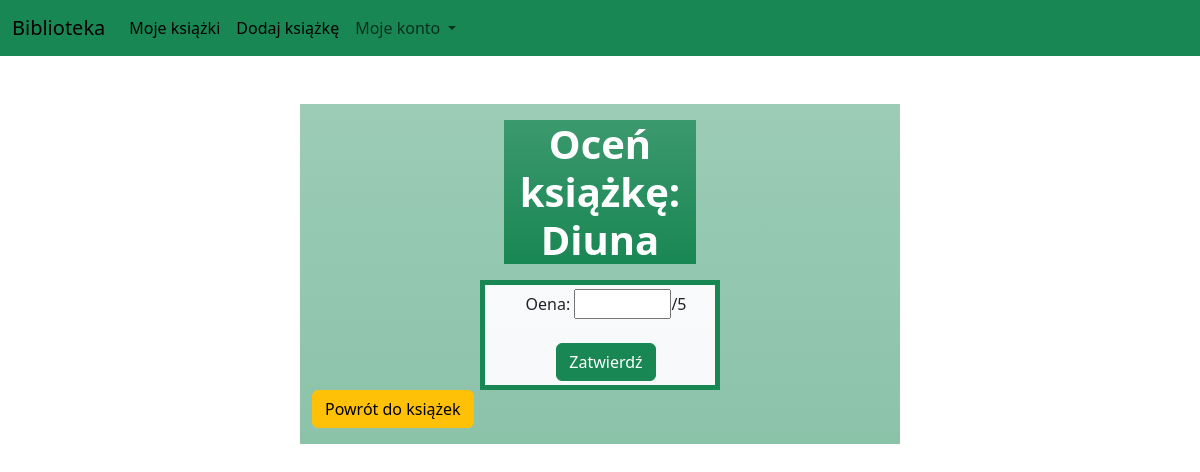
The page /rate-book/1 (signed in) on the database as committed earlier.
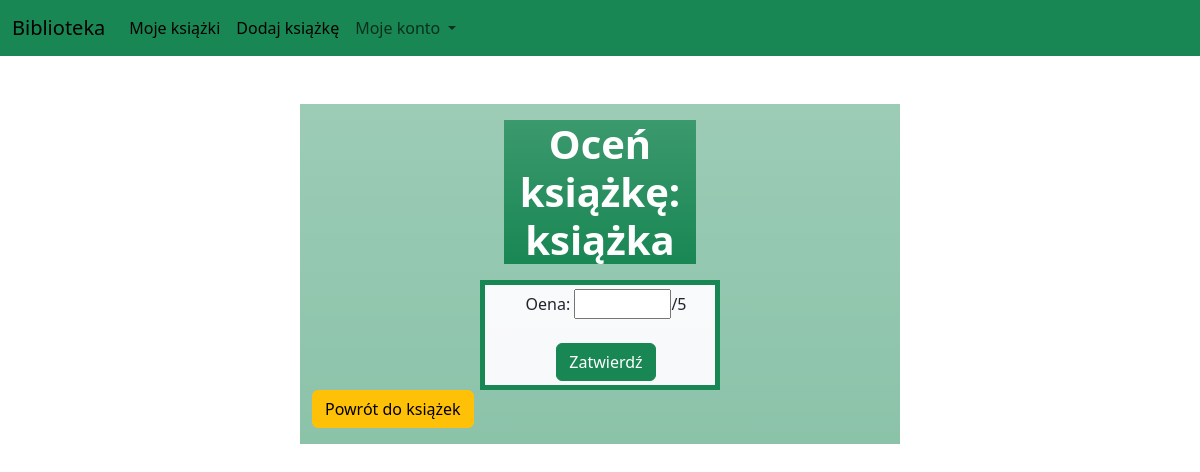
The same page on the database as committed later.
### app.py (models this page shows)
class Book(db.Model):
    id = db.Column(db.Integer, primary_key=True)
    title = db.Column(db.String(100), nullable=False)
    author = db.Column(db.String(100), nullable=False)
    read = db.Column(db.Boolean, default=False)
    rating = db.Column(db.Float, nullable = True)
    user_id = db.Column(db.String(255), db.ForeignKey('user.fs_uniquifier'))

### app.py (the view)
@app.route("/rate-book/<int:book_id>", methods=["GET", "POST"])
@login_required
def rate_book(book_id):
    if request.method == "POST":
        book = Book.query.get_or_404(book_id)
        if book.user_id == current_user.get_id():
            book.rating = request.form['rating']
        db.session.commit()
        return redirect(url_for("index"))
    return render_template("rate_book.html", book=Book.query.get_or_404(book_id))

### templates/rate_book.html
{% extends "base.html" %} {% block title %}Oceń książkę{% endblock %} {% block
content %}
<div class="container col-4 bg-success bg-gradient">
  <h1 class="fw-bold text-center text-white">Oceń książkę: {{ book.title }}</h1>
</div>
<div
  class="container col-5 text-center mt-3 py-1 ps-4 bg-light bg-gradient border border-success border-5"
>
  <form method="POST">
    <label for="title">Oena: </label>
    <input
      type="number"
      id="rating"
      name="rating"
      step="0.5"
      min="0"
      max="5"
      required
    />/5<br /><br />
    <button class="btn btn-success" type="submit">Zatwierdź</button>
  </form>
</div>
<a href="{{ url_for('index') }}" class="btn btn-warning" role="button"
  >Powrót do książek</a
>
{% endblock %}

Rows that differ between the two databases and show on the page:
changed Book: title "Diuna" → "książka"
